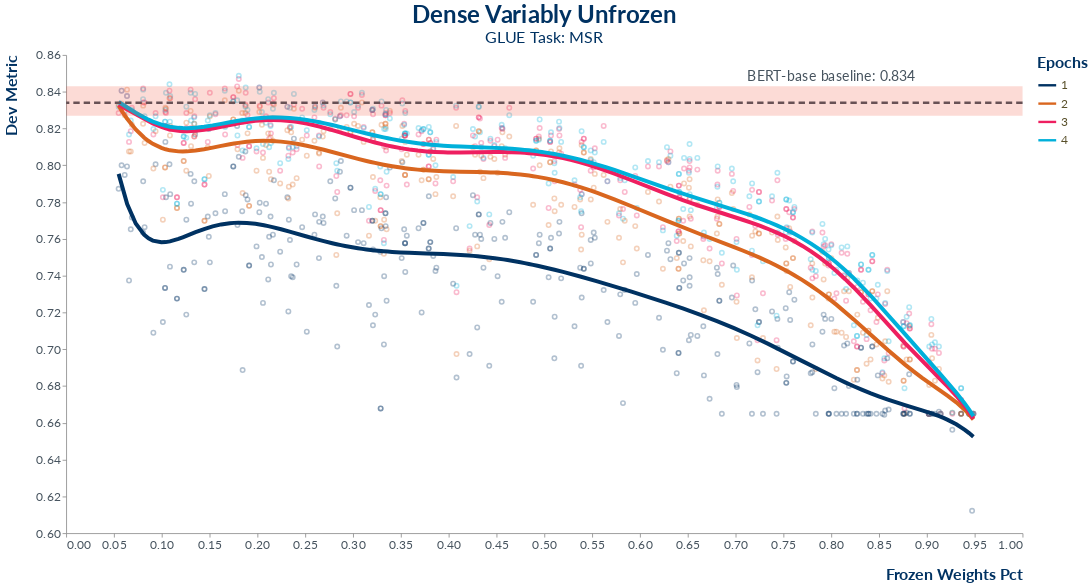

Notebook source saved alongside this figure:
### Markdown cell above
## (<font color='Red'>Frozen Weights</font>) `MSR` Performance Line plot
### using polynomial regression (O=10), default color scheme, BERT-base comparison

### Code cell
# load MSR performance data from CSV, pivot columns for analysis
f_ = "msr_final_exp.csv"
df = prepare_data_performance_line(pd.read_csv(os.path.join(fpath_, f_)))

# generate and display plot
viz = altair_frozen_weights_performance_plot(data = df, xaxis_title = "Frozen Weights Pct", yaxis_title = "Dev Metric",
    width = 1200, height = 600, title_subtitle = "GLUE Task: MSR", comparison_bert_range = [0.842, 0.830, 0.828, 0.827, 0.843])
viz

### Figure 1 — Vega-Lite specification as saved in the notebook (floating-point values rounded to 4 significant figures; data arrays with more than 128 entries replaced by an {"elided": "..."} marker saying what was removed)
{"config": {"title": {"fontSize": 30, "font": "Lato", "anchor": "middle", "align": "center", "color": "#003262", "subtitleFontSize": 20, "subtitleFont": "Lato", "subtitleAcchor": "middle", "subtitleAlign": "center", "subtitleColor": "#003262"}, "axisX": {"labelFont": "Lato", "labelColor": "#46535e", "labelFontSize": 15, "titleFont": "Lato", "titleFontSize": 20, "titleColor": "#003262", "titleAlign": "right", "titleAnchor": "end", "titlePadding": 20}, "axisY": {"labelFont": "Lato", "labelColor": "#46535e", "labelFontSize": 15, "titleFont": "Lato", "titleFontSize": 20, "titleColor": "#003262", "titleAlign": "right", "titleAnchor": "end", "titlePadding": 20}, "headerRow": {"labelFont": "Lato", "titleFont": "Lato", "titleFontSize": 15, "titleColor": "#003262", "titleAlign": "right", "titleAnchor": "end"}, "legend": {"labelFont": "Lato", "labelFontSize": 15, "labelColor": "#584f29", "symbolType": "stroke", "symbolStrokeWidth": 3, "symbolOpacity": 1.0, "symbolSize": 500, "titleFont": "Lato", "titleFontSize": 20, "titleColor": "#003262"}, "view": {"labelFont": "Lato", "labelColor": "#46535e", "labelFontSize": 15, "titleFont": "Lato", "titleFontSize": 20, "titleColor": "#003262", "titleAlign": "right", "titleAnchor": "end", "strokeWidth": 0}, "facet": {"labelFont": "Lato", "labelColor": "#46535e", "labelFontSize": 15, "titleFont": "Lato", "titleFontSize": 20, "titleColor": "#003262", "titleAlign": "right", "titleAnchor": "end"}, "row": {"labelFont": "Lato", "labelColor": "#46535e", "labelFontSize": 15, "titleFont": "Lato", "titleFontSize": 20, "titleColor": "#003262", "titleAlign": "right", "titleAnchor": "end"}, "axis": {"grid": false}}, "layer": [{"layer": [{"mark": {"type": "point", "opacity": 0.3, "size": 30}, "encoding": {"color": {"type": "nominal", "field": "category", "legend": {"title": "Epochs"}, "scale": {"range": ["#003262", "#D9661F", "#ee1f60", "#00b0da"]}}, "x": {"type": "quantitative", "field": "Frozen Weights Pct", "scale": {"domain": [0.004872, 0.9986]}}, "y": {"type": "quantitative", "field": "Dev Metric", "scale": {"domain": [0.6122, 0.8487]}}}, "height": 600, "transform": [{"fold": ["1", "2", "3", "4"], "as": ["category", "Dev Metric"]}], "width": 1200}, {"mark": {"type": "line", "opacity": 1.0, "size": 5}, "encoding": {"color": {"type": "nominal", "field": "category", "legend": {"title": "Epochs"}, "scale": {"range": ["#003262", "#D9661F", "#ee1f60", "#00b0da"]}}, "x": {"type": "quantitative", "field": "Frozen Weights Pct", "scale": {"domain": [0.004872, 0.9986]}}, "y": {"type": "quantitative", "field": "Dev Metric", "scale": {"domain": [0.6122, 0.8487]}}}, "height": 600, "transform": [{"fold": ["1", "2", "3", "4"], "as": ["category", "Dev Metric"]}, {"on": "Frozen Weights Pct", "regression": "Dev Metric", "groupby": ["category"], "method": "poly", "order": 10}], "width": 1200}, {"data": {"name": "data-0106577ef83fe90ef1dad9050cb1d06b"}, "mark": {"type": "rule", "color": "#46535e", "size": 3, "strokeDash": [8, 5]}, "encoding": {"y": {"type": "quantitative", "field": "Dev Metric"}}}, {"data": {"name": "data-5041713fff1abb61b616ae11755b7ee7"}, "mark": {"type": "text", "color": "#46535e", "font": "Lato", "fontSize": 18}, "encoding": {"text": {"type": "nominal", "field": "out"}, "x": {"type": "quantitative", "field": "Frozen Weights Pct"}, "y": {"type": "quantitative", "field": "Dev Metric"}}}, {"data": {"name": "data-9d0eacfaaf7b193972c166f6fa136d07"}, "mark": {"type": "area", "color": "#ed4e33", "opacity": 0.2}, "encoding": {"x": {"type": "quantitative", "axis": {"title": "Frozen Weights Pct"}, "field": "x"}, "y": {"type": "quantitative", "axis": {"title": "Dev Metric"}, "field": "lower"}, "y2": {"field": "upper"}}}]}], "data": {"name": "data-57a9eadeab31cd0a85cecc2818e12c39"}, "resolve": {"legend": {"color": "independent"}}, "title": {"text": "Dense Variably Unfrozen", "subtitle": "GLUE Task: MSR"}, "$schema": "https://vega.github.io/schema/vega-lite/v4.8.1.json", "datasets": {"data-57a9eadeab31cd0a85cecc2818e12c39": {"elided": "300 records"}, "data-0106577ef83fe90ef1dad9050cb1d06b": [{"Dev Metric": 0.834}], "data-5041713fff1abb61b616ae11755b7ee7": [{"Frozen Weights Pct": 0.8, "Dev Metric": 0.848, "out": "BERT-base baseline: 0.834"}], "data-9d0eacfaaf7b193972c166f6fa136d07": [{"x": 0.0, "lower": 0.827, "upper": 0.843}, {"x": 0.1, "lower": 0.827, "upper": 0.843}, {"x": 0.2, "lower": 0.827, "upper": 0.843}, {"x": 0.3, "lower": 0.827, "upper": 0.843}, {"x": 0.4, "lower": 0.827, "upper": 0.843}, {"x": 0.5, "lower": 0.827, "upper": 0.843}, {"x": 0.6, "lower": 0.827, "upper": 0.843}, {"x": 0.7, "lower": 0.827, "upper": 0.843}, {"x": 0.8, "lower": 0.827, "upper": 0.843}, {"x": 0.9, "lower": 0.827, "upper": 0.843}, {"x": 1.0, "lower": 0.827, "upper": 0.843}]}}
